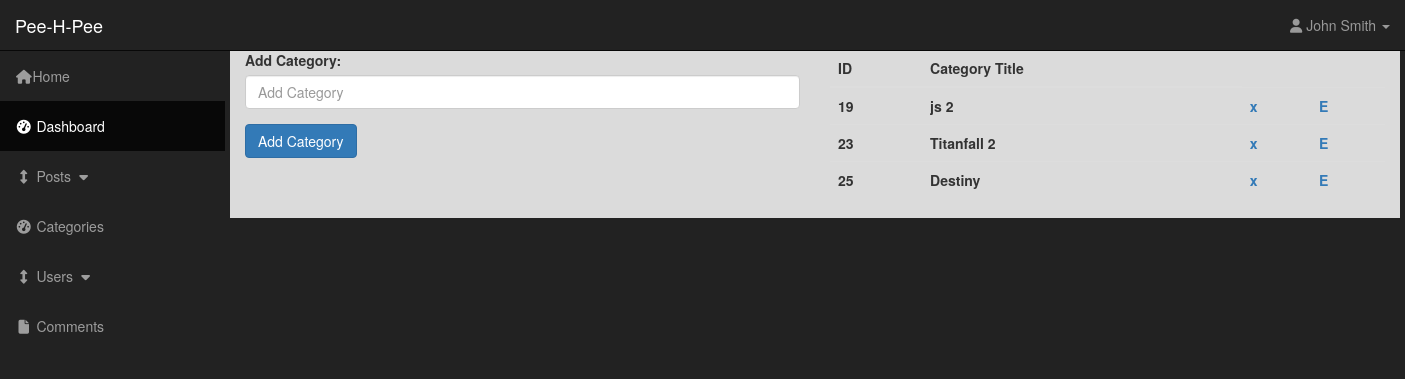
The app's page /admin/categories.php with its own data.
### tables this page shows
CREATE TABLE `categories` (
  `cat_id` int(11) NOT NULL,
  `cat_title` varchar(255) NOT NULL
);

### admin/functions.php (the view, shortened to what this page needs)
<?php
    function find_cat($all_cat) {
        while($row = mysqli_fetch_assoc($all_cat)) {
            $cat_id = $row['cat_id'];
            $cat_title = $row['cat_title'];
            echo "<tr>";
            echo "<th>$cat_id</th>";
            echo "<th>$cat_title</th>";
            echo "<th><a href='categories.php?delete={$cat_id}'>x</a></th>";
            echo "<th><a href='categories.php?edit={$cat_id}'>E</a></th>";
            echo "</tr>";
        };
    }
?>

### admin/css/sb-admin.css (style rules this page uses)
body { margin-top: 100px; background-color: #222; }
@media (min-width:768px) { body { margin-top: 50px; } }

### records on screen
categories: cat_id "19", cat_title "js 2"
categories: cat_id "23", cat_title "Titanfall 2"
categories: cat_id "25", cat_title "Destiny"
